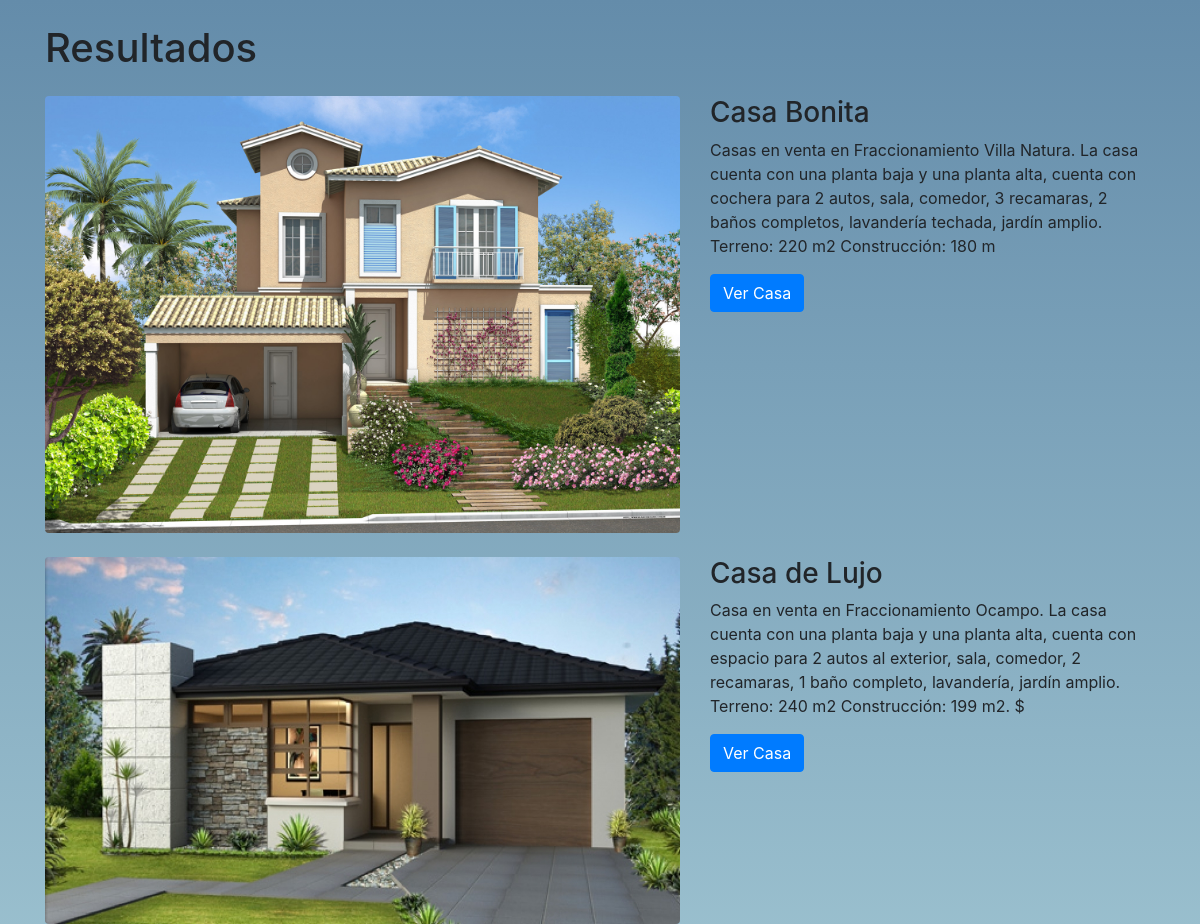
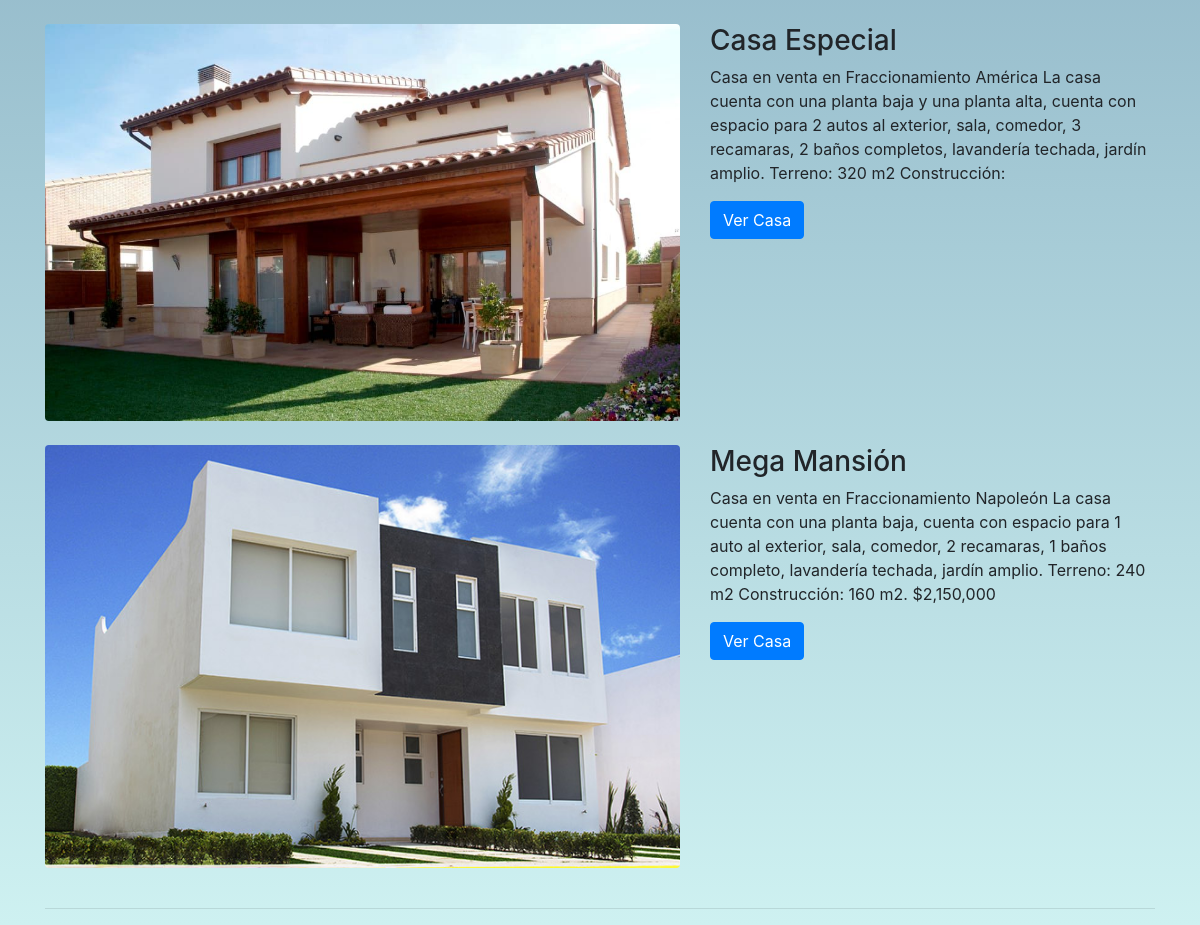
The app's page /casas/casas.php with its own data (2 pictures, top to bottom).
### tables this page shows
CREATE TABLE `inmueble` (
  `id_inmueble` int(12) NOT NULL AUTO_INCREMENT,
  `encabezado` varchar(100) NOT NULL,
  `descripcion` varchar(255) NOT NULL,
  `direccion` varchar(100) DEFAULT '',
  `costo_inmueble` int(9) DEFAULT NULL,
  `recamaras` int(2) DEFAULT NULL,
  `banos` int(2) DEFAULT NULL,
  `estacionamientos` int(2) DEFAULT NULL,
  `estatus` varchar(10) DEFAULT '',
  `ciudad` varchar(50) DEFAULT NULL,
  `estado` varchar(50) DEFAULT NULL,
  `codigo_postal` int(6) DEFAULT NULL,
  `area_terreno` int(10) DEFAULT NULL,
  `email` varchar(50) DEFAULT NULL,
  `latitud` varchar(20) DEFAULT NULL,
  `longitud` varchar(20) DEFAULT NULL,
  `exterior` varchar(255) DEFAULT NULL,
  `interior_1` varchar(255) DEFAULT NULL,
  `interior_2` varchar(255) DEFAULT NULL,
  PRIMARY KEY (`id_inmueble`)
);

### class/class_inmueble_dal.php (called while the page is built, shortened)
<?php
include('class_inmueble.php');
include("class_Db.php");
class inmueble_dal extends class_Db
{
    function get_datos_inmueble($datos,$precio_minimo,$precio_maximo,$recamaras,$baños){
            $sql = ("SELECT * FROM inmueble WHERE estatus='En Venta' AND codigo_postal = '$datos' OR ciudad LIKE '%$datos%' OR estado LIKE '%$datos%' AND costo_inmueble >= '$precio_minimo' AND costo_inmueble <= '$precio_maximo' AND recamaras = '$recamaras' and banos = '$baños'");
            $rs = mysqli_query($this->db_conn, $this->db_query) or die(mysqli_error($this->db_conn));
            if($rs){
            while($row = mysqli_fetch_assoc($rs)){
            $obj = new inmueble();
            $obj->setEncabezado(utf8_encode($row['encabezado']));
            $obj->setExterior(utf8_encode($row['exterior']));
            $obj->setDescripcion(utf8_encode($row['descripcion']));
            $obj->setEstado(utf8_encode($row['estado']));
            $obj->setCiudad(utf8_encode($row['ciudad']));
            $obj->setCodigo_postal($row['codigo_postal']);
            $obj->setCosto_inmueble($row['costo_inmueble']);
            $obj->setRecamaras($row['recamaras']);
            $obj->setBaños($row['banos']);
            $arreglo[] = $obj;
            }
            return $arreglo;
        }
        else {
            return null;
        }
    }
}

### class/class_Db.php (called while the page is built, shortened)
<?php
if(class_exists('class_Db') != true)
{
	class class_Db{
		var $db_conn;
    	function set_db ($host,$user,$passwd,$db) {
        	if(!isset($this->db_conn)){
        	$this->db_conn = mysqli_connect($host,$user,$passwd,$db);
			}
		}
		function set_sql ($sql) {
        	$this->db_query = $sql;
    	}
	}
}
?>

### class/class_inmueble.php (called while the page is built, shortened)
<?php
if (class_exists('inmueble') != true) {
    class inmueble
    {
        protected $encabezado;
        protected $descripcion;
        protected $exterior;
        public function __construct($encabezado = NULL, $descripcion = NULL, $direccion = NULL,
                                    $costo_inmueble = NULL, $recamaras = NULL, $baños = NULL, $estacionamientos = NULL,
                                    $estatus = NULL, $ciudad = NULL, $estado = NULL, $codigo_postal = NULL, $area_terreno = NULL, $email = NULL, $latitud = NULL, $longitud = NULL, $exterior = NULL, $interior_1 = NULL, $interior_2 = NULL)
        {
            $this->encabezado = $encabezado;
            $this->descripcion = $descripcion;
            $this->exterior = $exterior;
        }
        public function getEncabezado()
        {
            return $this->encabezado;
        }
        public function setEncabezado($encabezado)
        {
            $this->encabezado = $encabezado;
        }
        public function getDescripcion()
        {
            return $this->descripcion;
        }
        public function setDescripcion($descripcion)
        {
            $this->descripcion = $descripcion;
        }
          public function getExterior()
        {
            return $this->exterior;
        }
        public function setExterior($exterior)
        {
            $this->exterior = $exterior;
        }
    }
}

### casas/casas.php (the view, shortened to what this page needs)
<?php
include("../class/class_inmueble_dal.php");
$datos = $_POST['datos'];
$precio_minimo = $_POST['precio_minimo'];
$precio_maximo = $_POST['precio_maximo'];
$recamaras = $_POST['recamaras'];
$baños = $_POST['banos'];
$inmueble = new inmueble_dal();
$arr_inmuebles = $inmueble->get_datos_inmueble($datos,$precio_minimo,$precio_maximo,$recamaras,$baños);
$res = count($arr_inmuebles);
 ?>
<!DOCTYPE html>
<html>
<head>
  <link rel="stylesheet" href="bootstrap/css/bootstrap.min.css">
  <link rel="stylesheet" type="text/css" href="css/estilosAltaInmueble.css">
  <link rel="stylesheet" type="text/css" href="bootstrap/css/bootstrap.css">
  <link rel="stylesheet" type="text/css" href="bootstrap/css/bootstrap-grid.css">
</head>
<body>
    <div class="container">
      <h1 class="my-4">Resultados</h1>
      <?php
      for ($i=0; $i<$res;$i++){
        echo '
      <div class="row">
        <div class="col-md-7">
          <a href="casas/';
        echo $arr_inmuebles[$i]->getEncabezado();
        echo '.php">
            <img class="img-fluid rounded mb-3 mb-md-0" src="';
        echo $arr_inmuebles[$i]->getExterior();
        echo '" alt="">
          </a>
        </div>
        <div class="col-md-5">
          <h3>';
        echo $arr_inmuebles[$i]->getEncabezado();
        echo '</h3>
          <p>';
        echo $arr_inmuebles[$i]->getDescripcion();
        echo '</p>
          <a class="btn btn-primary" href="casas/';
        echo $arr_inmuebles[$i]->getEncabezado();
        echo '.php">Ver Casa</a>
        </div>
      </div>
      <br>';
      }
      ?>
      <hr>
    </div>
</body>
</html>

### css/estilosAltaInmueble.css (style rules this page uses)
* { margin: 0; padding: 0; }
body { display: block; background: linear-gradient(to bottom, #648caa, #cef1f1); }

### records on screen
inmueble: exterior (picture), encabezado "Casa Bonita", descripcion "Casas en venta en Fraccionamiento Villa Natura. La casa cuenta con una planta baja y una planta alta, cuenta con cochera para 2 autos, sala, comedor, 3 recamaras, 2 baños completos, lavandería techada, jardín amplio. Terreno: 220 m2 Construcción: 180 m"
inmueble: exterior (picture), encabezado "Casa de Lujo", descripcion "Casa en venta en Fraccionamiento Ocampo. La casa cuenta con una planta baja y una planta alta, cuenta con espacio para 2 autos al exterior, sala, comedor, 2 recamaras, 1 baño completo, lavandería, jardín amplio. Terreno: 240 m2 Construcción: 199 m2. $"
inmueble: exterior (picture), encabezado "Casa Especial", descripcion "Casa en venta en Fraccionamiento América La casa cuenta con una planta baja y una planta alta, cuenta con espacio para 2 autos al exterior, sala, comedor, 3 recamaras, 2 baños completos, lavandería techada, jardín amplio. Terreno: 320 m2 Construcción:"
inmueble: exterior (picture), encabezado "Mega Mansión", descripcion "Casa en venta en Fraccionamiento Napoleón La casa cuenta con una planta baja, cuenta con espacio para 1 auto al exterior, sala, comedor, 2 recamaras, 1 baños completo, lavandería techada, jardín amplio. Terreno: 240 m2 Construcción: 160 m2. $2,150,000"
